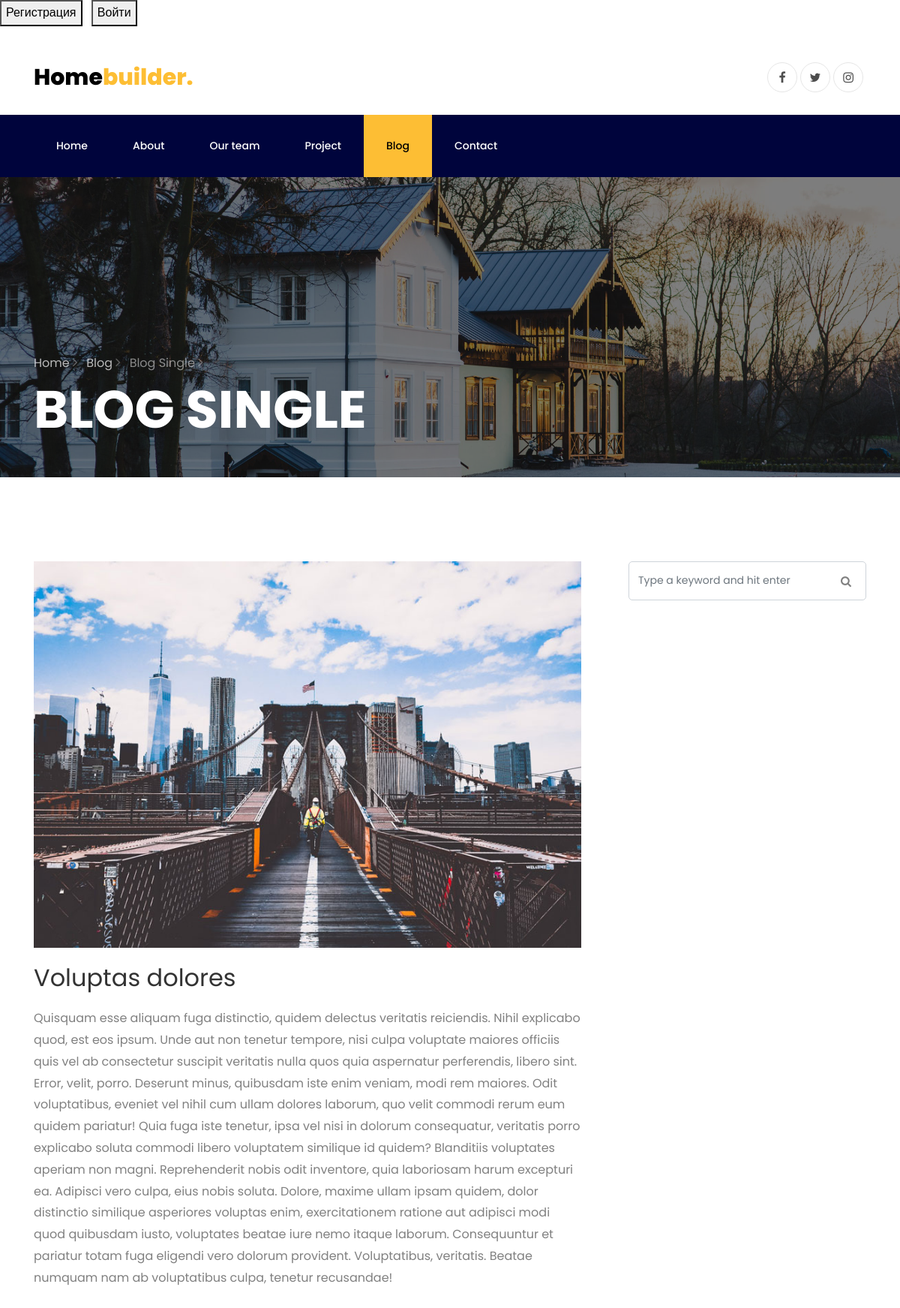
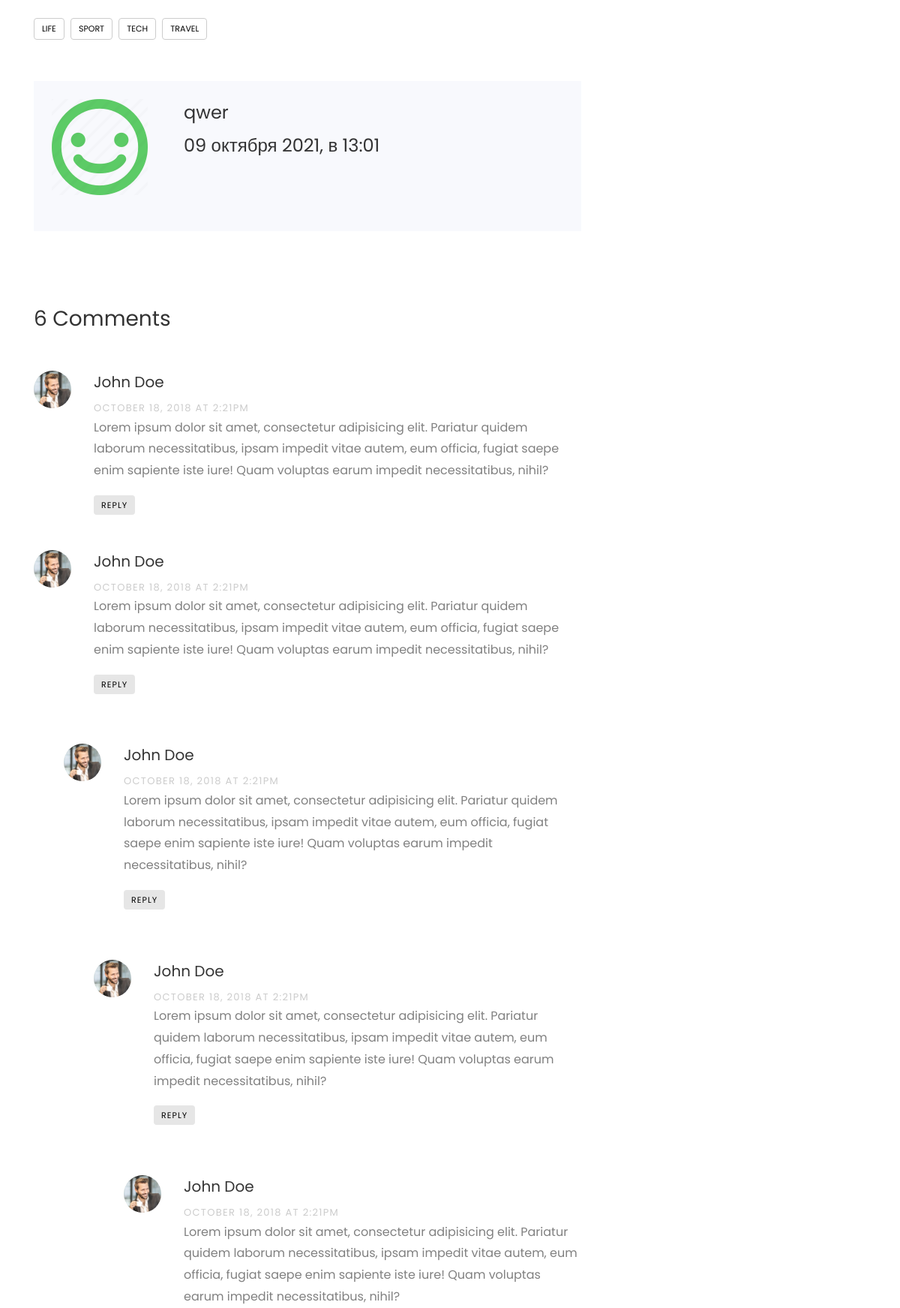
The page /blog/7 (upper part) on the database its author committed (2 pictures, top to bottom).
### blog/models.py (models this page shows, shortened)
class Post(models.Model):
    title = models.CharField('Название', max_length=100, unique=True)
    text = models.TextField('Содержание статьи')
    date = models.DateTimeField('Дата', default=timezone.now)
    author = models.ForeignKey(User, verbose_name='Автор', on_delete=models.CASCADE)
    class Meta:
        verbose_name = 'Пост'
        verbose_name_plural = 'Посты'

### users/models.py (models this page shows, shortened)
class Profile(models.Model):
    user = models.OneToOneField(User, on_delete=models.CASCADE)
    img = models.ImageField('Фото пользователя', default='face.png', upload_to='user_images')
    class Meta:
        verbose_name = 'Профайл',
        verbose_name_plural = 'Профайлы'

### blog/views.py (the view)
# urls.py: path('blog/<int:pk>', PostDetailView.as_view(), name='blog_post'),
class PostDetailView(DetailView):
    model = Post
    template_name = 'blog/post_detail.html'
    def get_context_data(self, **kwards):
        ctx = super(PostDetailView, self).get_context_data(**kwards)
        ctx['title'] = Post.objects.get(pk=self.kwargs['pk'])
        return ctx

### blog/templates/blog/post_detail.html (shortened to what this page needs)
{% extends 'main/base.html' %}
{% load static %}
{% block content %}
  <body>
    <div class="container pt-5">
			<div class="row justify-content-between">
				<div class="col">
					<a class="navbar-brand" href="{% url 'index' %}">Home<span>builder.</span></a>
				</div>
				<div class="col d-flex justify-content-end">
					<div class="social-media">
		    		<p class="mb-0 d-flex">
		    			<a href="{{ facebook }}" class="d-flex align-items-center justify-content-center"><span class="fa fa-facebook"><i class="sr-only">Facebook</i></span></a>
		    			<a href="{{ twitter }}" class="d-flex align-items-center justify-content-center"><span class="fa fa-twitter"><i class="sr-only">Twitter</i></span></a>
		    			<a href="{{ instagram }}" class="d-flex align-items-center justify-content-center"><span class="fa fa-instagram"><i class="sr-only">Instagram</i></span></a>
		    		</p>
	        </div>
				</div>
			</div>
		</div>
		<nav class="navbar navbar-expand-lg navbar-dark ftco_navbar bg-dark ftco-navbar-light" id="ftco-navbar">
	    <div class="container">
	      <div class="collapse navbar-collapse" id="ftco-nav">
	        <ul class="navbar-nav mr-auto">
	        	<li class="nav-item"><a href="{% url 'index' %}" class="nav-link">Home</a></li>
	        	<li class="nav-item"><a href="{% url 'about' %}" class="nav-link">About</a></li>
	        	<li class="nav-item"><a href="{% url 'team' %}" class="nav-link">Our team</a></li>
	        	<li class="nav-item"><a href="{% url 'project' %}" class="nav-link">Project</a></li>
	        	<li class="nav-item active"><a href="{% url 'blog' %}" class="nav-link">Blog</a></li>
	          <li class="nav-item"><a href="{% url 'contact_us' %}" class="nav-link">Contact</a></li>
	        </ul>
	      </div>
	    </div>
	  </nav>
    <section class="hero-wrap hero-wrap-2" style="background-image: url('images/bg_3.jpg');" data-stellar-background-ratio="0.5">
      <div class="overlay"></div>
      <div class="container">
        <div class="row no-gutters slider-text align-items-end">
          <div class="col-md-9 ftco-animate pb-5">
          	<p class="breadcrumbs mb-2"><span class="mr-2"><a href="{% url 'index' %}">Home <i class="ion-ios-arrow-forward"></i></a></span> <span class="mr-2"><a href="{% url 'blog' %}">Blog <i class="ion-ios-arrow-forward"></i></a></span> <span>Blog Single <i class="ion-ios-arrow-forward"></i></span></p>
            <h1 class="mb-0 bread">Blog single</h1>
          </div>
        </div>
      </div>
    </section>
		<section class="ftco-section ftco-degree-bg">
      <div class="container">
        <div class="row">
          <div class="col-lg-8 ftco-animate">
          	<p>
              <img src="images/image_1.jpg" alt="" class="img-fluid">
            </p>
            <h2 class="mb-3">{{ object.title }}</h2>
            <p>{{ object.text }}</p>
            <div class="tag-widget post-tag-container mb-5 mt-5">
              <div class="tagcloud">
                <a href="#" class="tag-cloud-link">Life</a>
                <a href="#" class="tag-cloud-link">Sport</a>
                <a href="#" class="tag-cloud-link">Tech</a>
                <a href="#" class="tag-cloud-link">Travel</a>
              </div>
            </div>
            <div class="about-author d-flex p-4 bg-light">
              <div class="bio mr-5">
                <img src="{{ object.author.profile.img.url }}" alt="Image placeholder" class="img-fluid mb-4">
              </div>
              <div class="desc">
                <h3>{{ object.author }}</h3>
                <h3>{{ object.date|date:"d E Y, в H:i" }}</h3>
              </div>
            </div>
            <div class="pt-5 mt-5">
              <h3 class="mb-5">6 Comments</h3>
              <ul class="comment-list">
                <li class="comment">
                  <div class="vcard bio">
                    <img src="images/person_1.jpg" alt="Image placeholder">
                  </div>
                  <div class="comment-body">
                    <h3>John Doe</h3>
                    <div class="meta">October 18, 2018 at 2:21pm</div>
                    <p>Lorem ipsum dolor sit amet, consectetur adipisicing elit. Pariatur quidem laborum necessitatibus, ipsam impedit vitae autem, eum officia, fugiat saepe enim sapiente iste iure! Quam voluptas earum impedit necessitatibus, nihil?</p>
                    <p><a href="#" class="reply">Reply</a></p>
                  </div>
                </li>
                <li class="comment">
                  <div class="vcard bio">
                    <img src="images/person_1.jpg" alt="Image placeholder">
                  </div>
                  <div class="comment-body">
                    <h3>John Doe</h3>
                    <div class="meta">October 18, 2018 at 2:21pm</div>
                    <p>Lorem ipsum dolor sit amet, consectetur adipisicing elit. Pariatur quidem laborum necessitatibus, ipsam impedit vitae autem, eum officia, fugiat saepe enim sapiente iste iure! Quam voluptas earum impedit necessitatibus, nihil?</p>
                    <p><a href="#" class="reply">Reply</a></p>
                  </div>
                  <ul class="children">
                    <li class="comment">
                      <div class="vcard bio">
                        <img src="images/person_1.jpg" alt="Image placeholder">
                      </div>
                      <div class="comment-body">
                        <h3>John Doe</h3>
                        <div class="meta">October 18, 2018 at 2:21pm</div>
                        <p>Lorem ipsum dolor sit amet, consectetur adipisicing elit. Pariatur quidem laborum necessitatibus, ipsam impedit vitae autem, eum officia, fugiat saepe enim sapiente iste iure! Quam voluptas earum impedit necessitatibus, nihil?</p>
                        <p><a href="#" class="reply">Reply</a></p>
                      </div>
                      <ul class="children">
                        <li class="comment">
                          <div class="vcard bio">
                            <img src="images/person_1.jpg" alt="Image placeholder">
                          </div>
                          <div class="comment-body">
                            <h3>John Doe</h3>
                            <div class="meta">October 18, 2018 at 2:21pm</div>
                            <p>Lorem ipsum dolor sit amet, consectetur adipisicing elit. Pariatur quidem laborum necessitatibus, ipsam impedit vitae autem, eum officia, fugiat saepe enim sapiente iste iure! Quam voluptas earum impedit necessitatibus, nihil?</p>
                            <p><a href="#" class="reply">Reply</a></p>
                          </div>
                            <ul class="children">
                              <li class="comment">
                                <div class="vcard bio">
                                  <img src="images/person_1.jpg" alt="Image placeholder">
                                </div>
                                <div class="comment-body">
                                  <h3>John Doe</h3>
                                  <div class="meta">October 18, 2018 at 2:21pm</div>
                                  <p>Lorem ipsum dolor sit amet, consectetur adipisicing elit. Pariatur quidem laborum necessitatibus, ipsam impedit vitae autem, eum officia, fugiat saepe enim sapiente iste iure! Quam voluptas earum impedit necessitatibus, nihil?</p>
                                </div>
                              </li>
                            </ul>
                        </li>
                      </ul>
                    </li>
                  </ul>
                </li>
              </ul>
            </div>
          </div>
          <div class="col-lg-4 sidebar pl-lg-5 ftco-animate">
            <div class="sidebar-box">
              <form action="#" class="search-form">
                <div class="form-group">
                  <span class="icon icon-search"></span>
                  <input type="text" class="form-control" placeholder="Type a keyword and hit enter">
                </div>
              </form>
            </div>
          </div>
        </div>
      </div>
    </section>
{% endblock %}

### static/css/icomoon.css (style rules this page uses)
[class^="icon-"], [class*=" icon-"] { font-family: 'icomoon' !important; speak: none; font-style: normal; font-weight: normal; font-variant: normal; text-transform: none; line-height: 1; -webkit-font-smoothing: antialiased; -moz-osx-font-smoothing: grayscale; }
.icon-search:before { content: "\f002"; }

### rows shown on the page
Post: title "Voluptas dolores", text "Quisquam esse aliquam fuga distinctio, quidem delectus veritatis reiciendis. Nihil explicabo quod, est eos ipsum. Unde aut non tenetur tempore, nisi culpa voluptate maiores officiis quis vel ab consectetur suscipit veritatis nulla quos quia aspernatur perferendis, libero sint. Error, velit, porro. Deserunt minus, quibusdam iste enim veniam, modi rem maiores. Odit voluptatibus, eveniet vel nihil cum ullam dolores laborum, quo velit commodi rerum eum quidem pariatur! Quia fuga iste tenetur, ipsa vel nisi in dolorum consequatur, veritatis porro explicabo soluta commodi libero voluptatem similique id quidem? Blanditiis voluptates aperiam non magni. Reprehenderit nobis odit inventore, quia…", author.profile.img (picture), author "qwer", date "09 октября 2021, в 13:01"
